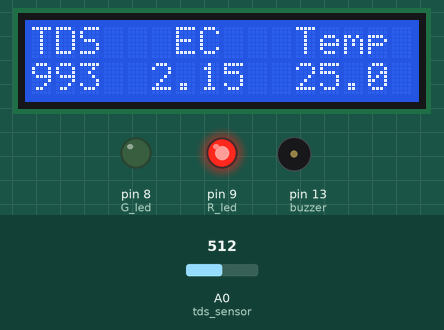
Simulated run of this sketch. Board: Arduino Uno, built with avr-gcc and run on an emulated ATmega328P. On the bench: 16×2 character LCD, output pins drawn as LEDs (lit = HIGH), buzzer (waves = sounding, pin HIGH). The test bench sets the inputs (shaded band); at power-on: A0 (tds_sensor) = 512.

Above: at 3.2 s.
3.3 s: A0 (tds_sensor) set to 425
At 3.84 s:
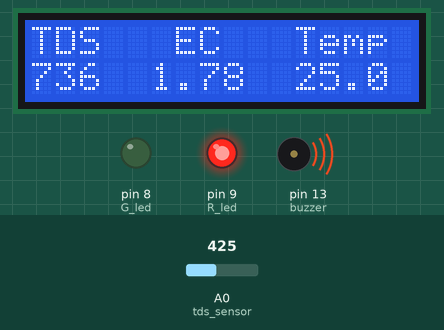
5.1 s: A0 (tds_sensor) set to 393
At 6.5 s:
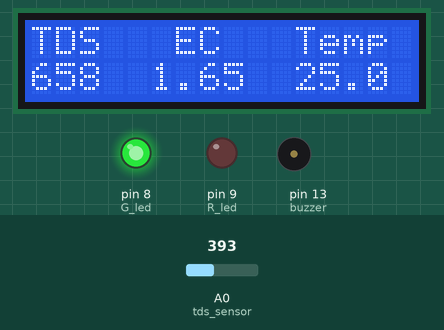
6.8 s: A0 (tds_sensor) set to 511
At 6.98 s:
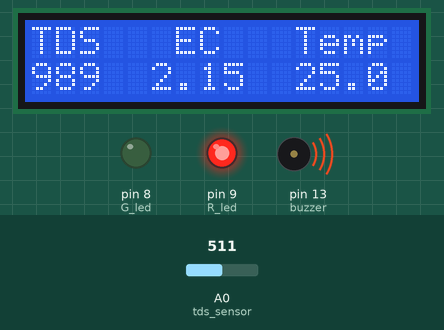
Timing chart, 0 to 14.3 s (numbered marks = the images above; inputs shaded):
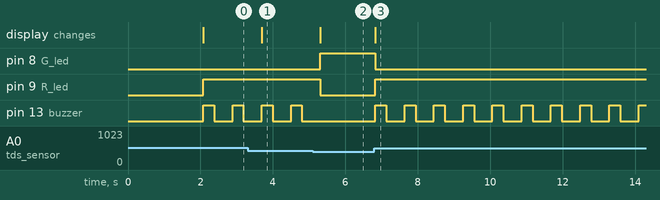

Measured:
- the behaviour switches between 411 and 410 on A0 (tds_sensor) (found by bisection; images 1 and 2)
- after the input at 3.3 s, the display: changes after 0.39 s (image 1)
- after the input at 5.1 s, pin 8 (G_led): LOW → HIGH after 0.21 s; pin 9 (R_led): HIGH → LOW after 0.21 s; pin 13 (buzzer): stops changing and stays LOW; the display: changes after 0.21 s (image 2)
- after the input at 6.8 s, pin 8 (G_led): HIGH → LOW at once; pin 9 (R_led): LOW → HIGH at once; pin 13 (buzzer): alternates HIGH for 0.30 s and LOW for 0.51 s, starting at once; the display: changes at once (image 3)
- by itself, pin 13 (buzzer): alternates HIGH for 0.30 s and LOW for 0.51 s

The sketch:

TDS_Meter_No_TempSensor.ino
```cpp
/*
 * ============================================================
 *  Arduino TDS Salinity Sensor
 * ============================================================
 *  Project:    Water Quality Assessment Using Arduino-Driven
 *              Salinity Sensor
 *  Course:     ME 5840 - Advanced Experimental Methods
 *  School:     California State University, Los Angeles
 *  Authors:    Syed Ali Hassan, Sagar Timbadiya,
 *              Chirag Patel, Sujeeth P.K
 *  Date:       May 14, 2025
 * ============================================================
 *
 *  DESCRIPTION:
 *  Reads TDS (Total Dissolved Solids) in ppm from a Keystudio
 *  conductivity probe. Displays TDS, EC, and temperature on a
 *  16x2 LCD. Triggers a red LED and buzzer alert if readings
 *  fall outside the safe range (50–700 ppm).
 *
 *  HARDWARE:
 *  - Arduino Uno
 *  - Keystudio TDS/EC probe (analog)
 *  - 16x2 LCD Display
 *  - Green LED (safe indicator)
 *  - Red LED + Buzzer (out-of-range alert)
 *  - 9V Battery
 *
 *  PIN CONNECTIONS:
 *  - A0  → TDS Sensor Signal
 *  - 2–7 → LCD (RS, EN, D4, D5, D6, D7)
 *  - 8   → Green LED
 *  - 9   → Red LED
 *  - 13  → Buzzer
 *
 *  LIBRARY REQUIRED:
 *  - LiquidCrystal.h (built into Arduino IDE)
 * ============================================================
 */

#include <LiquidCrystal.h>

// --- LCD Pin Configuration ---
LiquidCrystal lcd(2, 3, 4, 5, 6, 7);  // RS, EN, D4, D5, D6, D7

// --- Pin Definitions ---
#define tds_sensor A0   // TDS probe analog input
#define G_led      8    // Green LED (safe range)
#define R_led      9    // Red LED (out of range)
#define buzzer     13   // Buzzer (out of range alert)

// --- Sensor Calibration Settings ---
float aref          = 4.3;  // Arduino analog reference voltage (V)
float ecCalibration = 1.0;  // EC calibration factor (adjust during calibration)

// --- Sensor Variables ---
float ec            = 0;     // Electrical conductivity value
unsigned int tds    = 0;     // TDS value in ppm

// --- Temperature Setting ---
// Fixed at 25°C (no temp sensor in this version)
// Future: integrate DS18B20 for real-time compensation
float waterTemp = 25.0;

// ============================================================
void setup() {
  // Set pin modes
  pinMode(tds_sensor, INPUT);
  pinMode(R_led, OUTPUT);
  pinMode(G_led, OUTPUT);
  pinMode(buzzer, OUTPUT);

  // Initialize LCD and show welcome message
  lcd.begin(16, 2);
  lcd.clear();
  lcd.setCursor(0, 0);
  lcd.print("   Welcome To   ");
  lcd.setCursor(0, 1);
  lcd.print("TDS Meter Only");
  delay(2000);
  lcd.clear();
}

// ============================================================
void loop() {

  // --- Step 1: Read raw analog voltage from TDS sensor ---
  float rawEc = analogRead(tds_sensor) * aref / 1024.0;

  // --- Step 2: Apply temperature compensation ---
  // Formula: compensated EC = raw EC / (1 + 0.02 * (T - 25))
  float temperatureCoefficient = 1.0 + 0.02 * (waterTemp - 25.0);
  ec = (rawEc / temperatureCoefficient) * ecCalibration;

  // --- Step 3: Convert EC to TDS (ppm) ---
  // Manufacturer-provided polynomial formula
  tds = (133.42 * pow(ec, 3) - 255.86 * ec * ec + 857.39 * ec) * 0.5;

  // --- Step 4: Display readings on LCD ---
  lcd.clear();
  lcd.setCursor(0, 0);
  lcd.print("TDS   EC   Temp");  // Header row
  lcd.setCursor(0, 1);
  lcd.print(tds);                // TDS in ppm
  lcd.setCursor(5, 1);
  lcd.print(ec, 2);              // EC with 2 decimal places
  lcd.setCursor(11, 1);
  lcd.print(waterTemp, 1);       // Temperature (fixed 25.0°C)

  // --- Step 5: Check safe range and trigger alerts ---
  // Safe range: 50–700 ppm (potable/usable water)
  if (tds < 50 || tds > 700) {
    digitalWrite(buzzer, HIGH);  // Sound buzzer
    digitalWrite(G_led, LOW);   // Turn off green LED
    digitalWrite(R_led, HIGH);  // Turn on red LED
    delay(300);
  } else {
    digitalWrite(G_led, HIGH);  // Turn on green LED (safe)
    digitalWrite(R_led, LOW);   // Turn off red LED
  }

  digitalWrite(buzzer, LOW);    // Ensure buzzer is off after delay
  delay(500);                   // Wait 500ms before next reading
}
```
